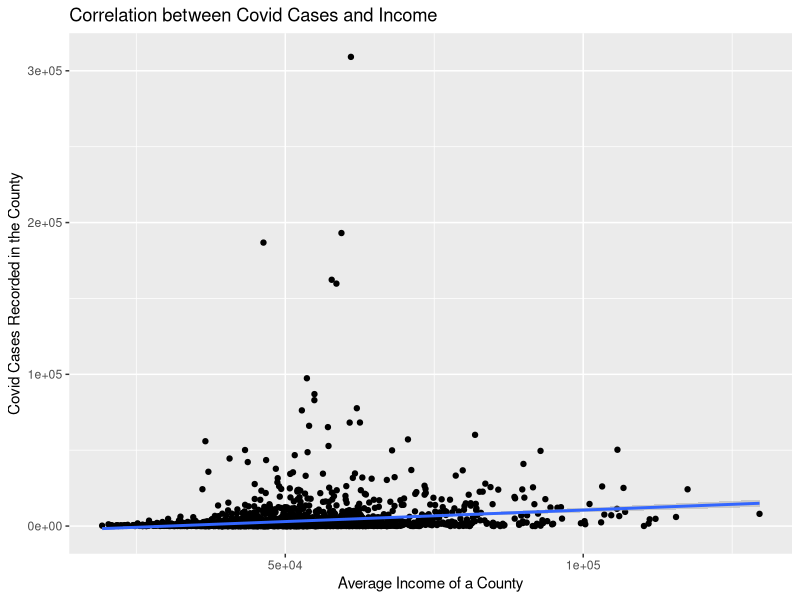
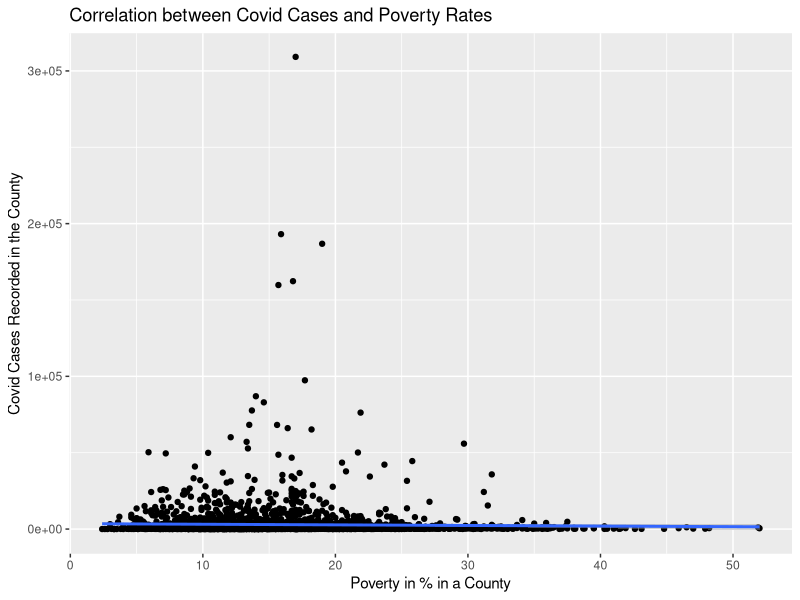
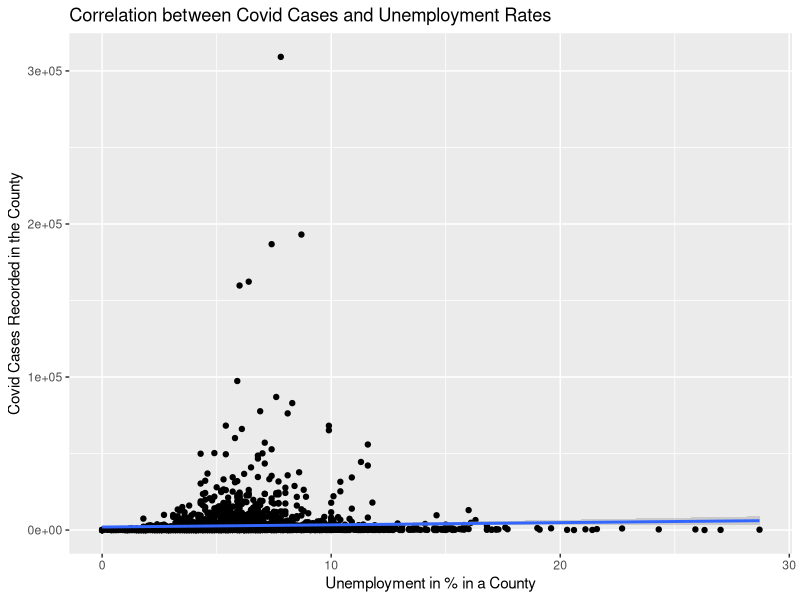
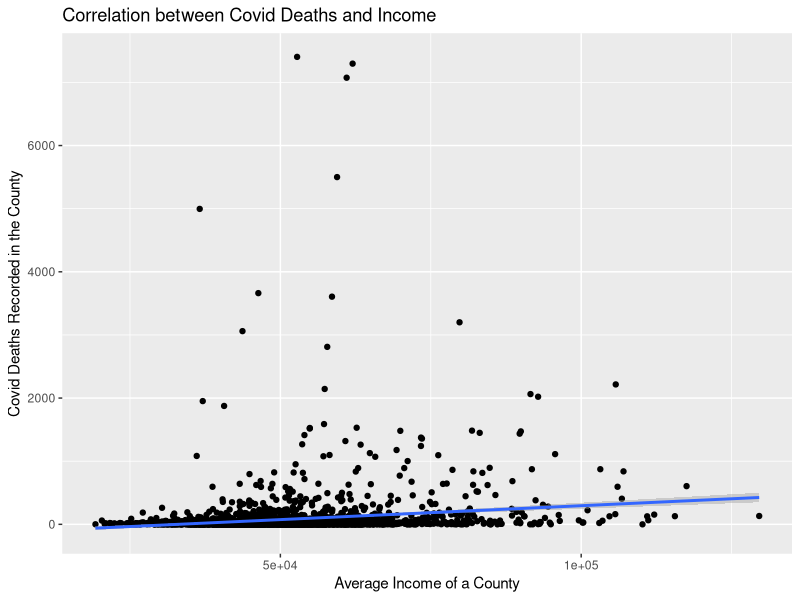
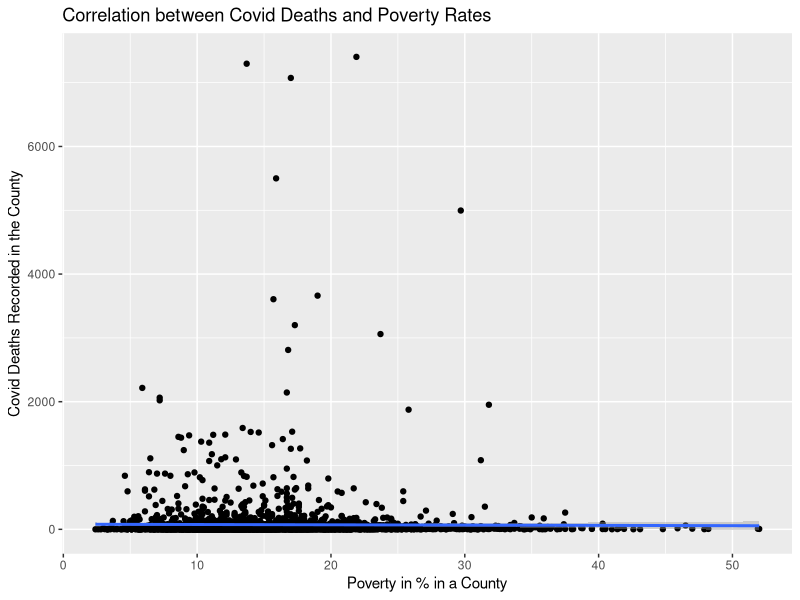
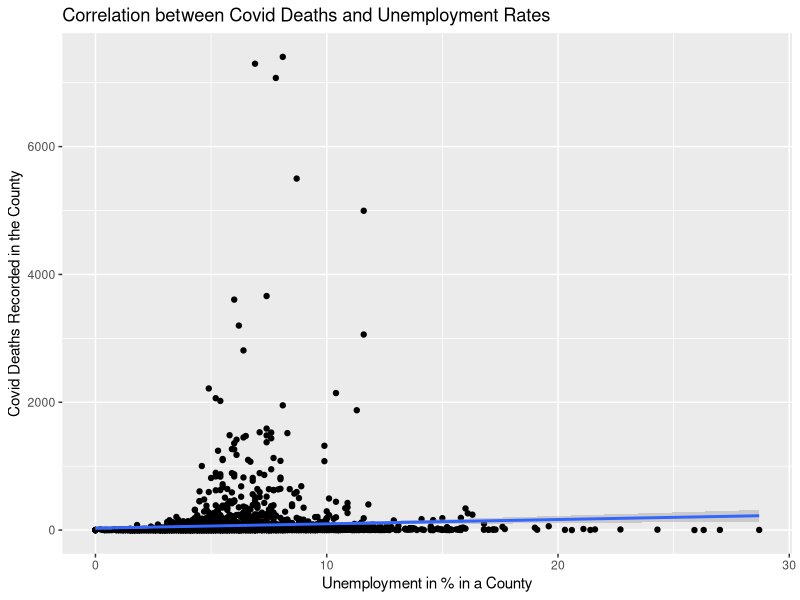
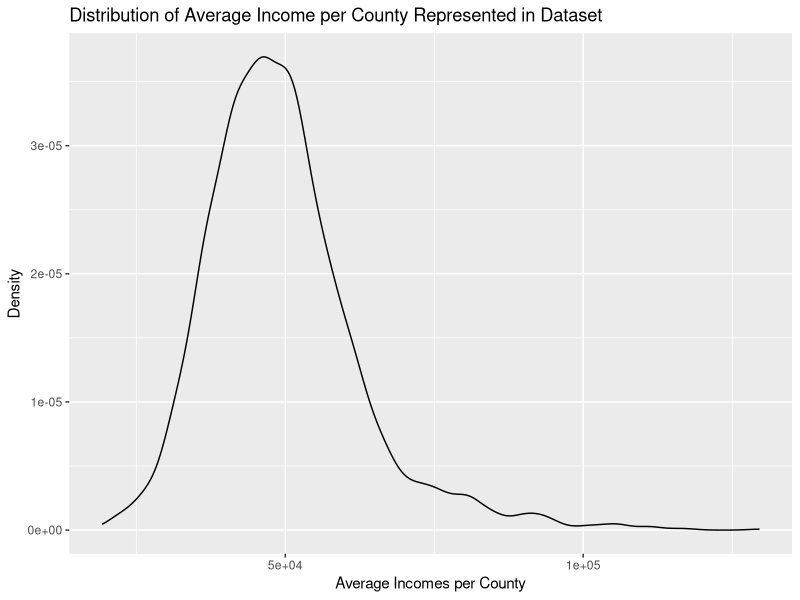
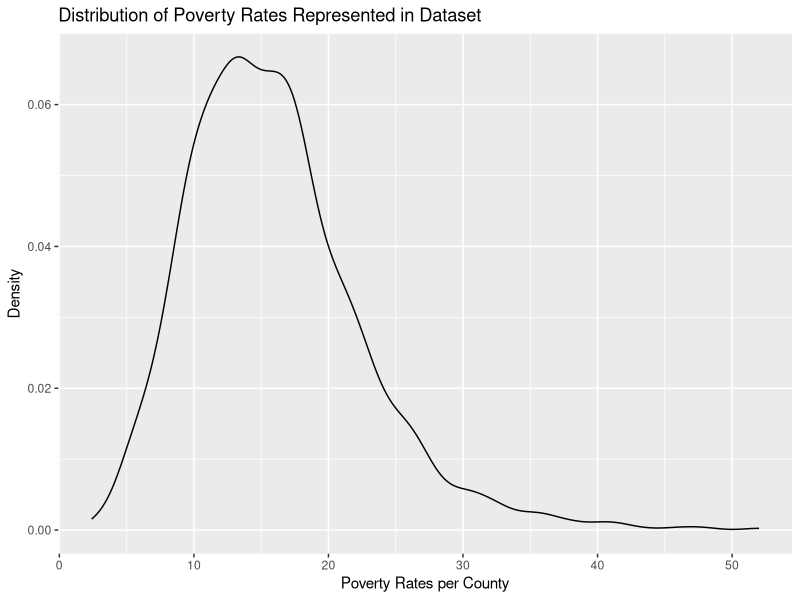

Here is the R script that generated these plots, in order:
# Link to Github Project: https://github.com/stephenanayashilliard/Covid_and_Politics

# Covid and Politics
# ------------------------------------------------------------------------

## Setup

### Library Imports
library(dplyr)
library(ggplot2)
library(tidyverse)

### Reading in .csv
covid_and_politics_db <- read.csv(file='covid_and_politics_db.csv', check.names=F,stringsAsFactors = F)
head(covid_and_politics_db)

### Tools used
?ggplot() # Graphing
?geom_point() # scatter
?geom_bar() # bar 
?geom_boxplot() # boxplot
?geom_tile # heatmap
?lm() # trendline


# ------------------------------------------------------------------------

## Analysis
# -----

## Goal 1: Cases compared to income, poverty, unemployment
## A. Linear regression (multivariable)
## B. Scatter 1 to 1
# -----

### A. Linear Regression: Cases v. income, poverty, and unemployment
lm(cases ~ income + poverty + unemployment, data=covid_and_politics_db)
summary(lm(cases ~ income + poverty + unemployment, data=covid_and_politics_db))

### B. 1:1 Scatter plots

# Income
cases_v_income_scatter <- ggplot(covid_and_politics_db, aes(x=income,y=cases))
cases_v_income_scatter + geom_point() + geom_smooth(method = "lm") + labs(x="Average Income of a County", y="Covid Cases Recorded in the County") + ggtitle("Correlation between Covid Cases and Income")

# Poverty
cases_v_poverty_scatter <- ggplot(covid_and_politics_db, aes(x=poverty,y=cases))
cases_v_poverty_scatter + geom_point() + geom_smooth(method = "lm") + labs(x="Poverty in % in a County", y="Covid Cases Recorded in the County") + ggtitle("Correlation between Covid Cases and Poverty Rates")

# Unemployment
cases_v_unemployment_scatter <- ggplot(covid_and_politics_db, aes(x=unemployment,y=cases))
cases_v_unemployment_scatter + geom_point() + geom_smooth(method = "lm") + labs(x="Unemployment in % in a County", y="Covid Cases Recorded in the County") + ggtitle("Correlation between Covid Cases and Unemployment Rates")

## Goal 2: Deaths compared to income, poverty, unemployment
## A. Linear regression (multivariable)
## B. Scatter 1 to 1
# -----

### A. Linear Regression: Deaths v. income, poverty, and unemployment
lm(deaths ~ income + poverty + unemployment, data=covid_and_politics_db)
summary(lm(deaths ~ income + poverty + unemployment, data=covid_and_politics_db))

### B. 1:1 Scatter plots

# Income
deaths_v_income_scatter <- ggplot(covid_and_politics_db, aes(x=income,y=deaths))
deaths_v_income_scatter + geom_point() + geom_smooth(method = "lm") + labs(x="Average Income of a County", y="Covid Deaths Recorded in the County") + ggtitle("Correlation between Covid Deaths and Income")

# Poverty
deaths_v_poverty_scatter <- ggplot(covid_and_politics_db, aes(x=poverty,y=deaths))
deaths_v_poverty_scatter + geom_point() + geom_smooth(method = "lm") + labs(x="Poverty in % in a County", y="Covid Deaths Recorded in the County") + ggtitle("Correlation between Covid Deaths and Poverty Rates")

# Unemployment
deaths_v_unemployment_scatter <- ggplot(covid_and_politics_db, aes(x=unemployment,y=deaths))
deaths_v_unemployment_scatter + geom_point() + geom_smooth(method = "lm") + labs(x="Unemployment in % in a County", y="Covid Deaths Recorded in the County") + ggtitle("Correlation between Covid Deaths and Unemployment Rates")

## Goal 3: Income, Poverty, and Unemployment rate distributions

# A. Distribution of Income
# -----
representation_of_county_average_income <- ggplot(covid_and_politics_db,aes(x=income)) + geom_density() #visualize distribution using density plot
representation_of_county_average_income + labs(x="Average Incomes per County", y="Density") + ggtitle("Distribution of Average Income per County Represented in Dataset")

# B. Distribution of Poverty
# -----
representation_of_poverty_rates <- ggplot(covid_and_politics_db,aes(x=poverty)) + geom_density() #visualize distribution using density plot
representation_of_poverty_rates + labs(x="Poverty Rates per County", y="Density") + ggtitle("Distribution of Poverty Rates Represented in Dataset")

# C. Distribution of Unemployment
# -----
representation_of_unemployment_rates <- ggplot(covid_and_politics_db,aes(x=unemployment)) + geom_density() #visualize distribution using density plot
representation_of_unemployment_rates + labs(x="Unemployment Rates per County", y="Density")  + ggtitle("Distribution of Unemployment Rates Represented in Dataset")
